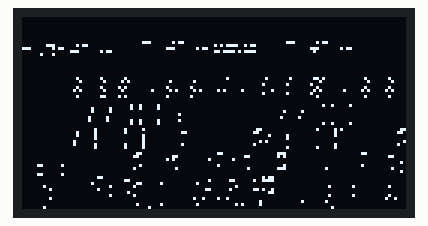
Simulated run of this sketch. Board: Arduino Uno, built with avr-gcc and run on an emulated ATmega328P. On the bench: 128×64 one-colour display. Random numbers use the default seed unless the sketch sets one.

Above: at 0.1 s.
At 2.5 s:
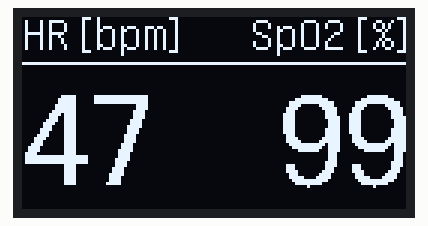
At 10.5 s:
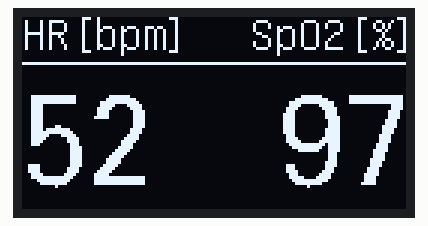
At 19.8 s:
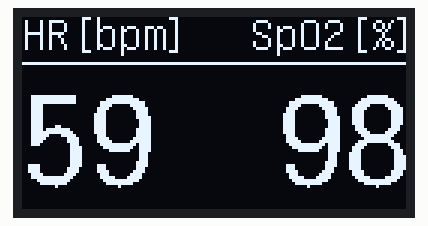
At 29.1 s:
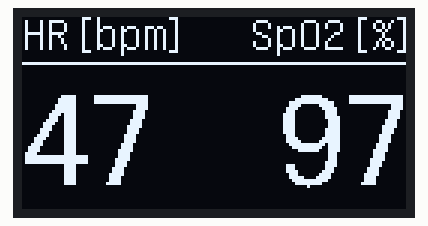
At 38.5 s:
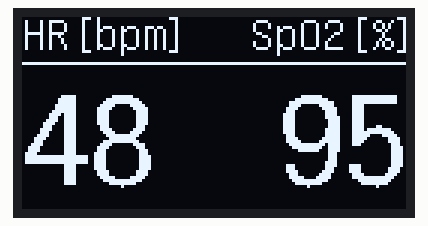

Measured:
- what the display in image 0 shows lasts 2.3 s, from 0.1 s to 2.4 s
- what the display in image 1 shows lasts 1.3 s, from 2.4 s to 3.7 s

The sketch:

DisplayOLED.ino
```cpp
#include "U8glib.h"
int valueHR, valueO2;
boolean reDraw=true;
#define logo_width 128
#define logo_height 56
static unsigned char heartlogo[] U8G_PROGMEM = { };


//driver constructor with function u8g. ...
U8GLIB_SSD1306_128X64 u8g(U8G_I2C_OPT_NONE|U8G_I2C_OPT_DEV_0);	// I2C / TWI


void draw_header(void) {
  // graphic commands to redraw the complete screen should be placed here
  u8g.setFont(u8g_font_unifont);
  u8g.setFontPosTop();
  u8g.drawStr( 0, 0, "HR[bpm]");
  int w=u8g.getStrWidth("SpO2[%]");
  u8g.drawStr(128-w,0,"SpO2[%]");
  u8g.drawHLine(0,15,128);
}
void draw_values(){
  u8g.setFont(u8g_font_fur30);
  u8g.setFontPosBottom();
  u8g.setPrintPos(0,64);
  u8g.print(valueHR);
  u8g.setPrintPos(85,64);
  u8g.print(valueO2);

}

void setup(void) {
    u8g.setColorIndex(1);         // pixel on
    if(reDraw){
      u8g.firstPage();
      while(u8g.nextPage()){
        u8g.drawXBMP( 0, 8, logo_width, logo_height, heartlogo);
    }}
    reDraw=false;
    delay(2000);
}

void loop(void) {
  valueHR=random(40,60);
  valueO2=random(95,100);


  // picture loop
  u8g.firstPage();
  do {
    draw_header();
    draw_values();
  } while( u8g.nextPage() );

  // rebuild the picture after some delay
  delay(1000);
}
```
